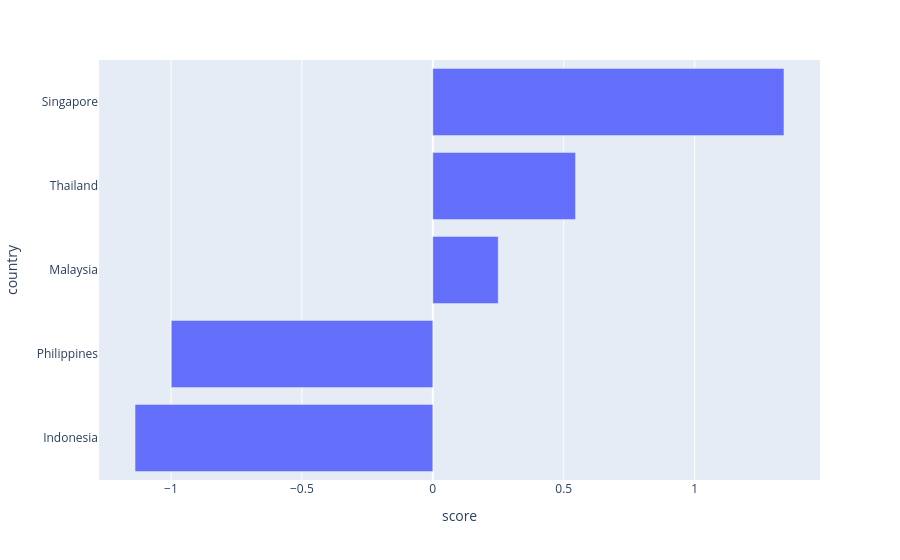

Notebook source saved alongside this figure:
### Code cell
from sklearn.preprocessing import StandardScaler

metrics = ['Account','Debit','Credit','DigitalPay']

latest = df[df['year']==2021].copy()

scaler = StandardScaler()

latest[metrics] = scaler.fit_transform(latest[metrics])

latest['score'] = latest[metrics].mean(axis=1)

px.bar(
    latest.sort_values('score'),
    x='score',
    y='country',
    orientation='h'
)

### Figure 1 — Plotly figure (JSON) as saved in the notebook; plotly's stock layout.template omitted (floating-point values rounded to 4 significant figures)
{"data": [{"hovertemplate": "score=%{x}<br>country=%{y}<extra></extra>", "legendgroup": "", "marker": {"color": "#636efa", "pattern": {"shape": ""}}, "name": "", "orientation": "h", "showlegend": false, "textposition": "auto", "type": "bar", "x": [-1.137, -0.9989, 0.2499, 0.5451, 1.341], "xaxis": "x", "y": ["Indonesia", "Philippines", "Malaysia", "Thailand", "Singapore"], "yaxis": "y"}], "layout": {"barmode": "relative", "legend": {"tracegroupgap": 0}, "margin": {"t": 60}, "xaxis": {"anchor": "y", "domain": [0, 1], "title": {"text": "score"}}, "yaxis": {"anchor": "x", "domain": [0, 1], "title": {"text": "country"}}}}
